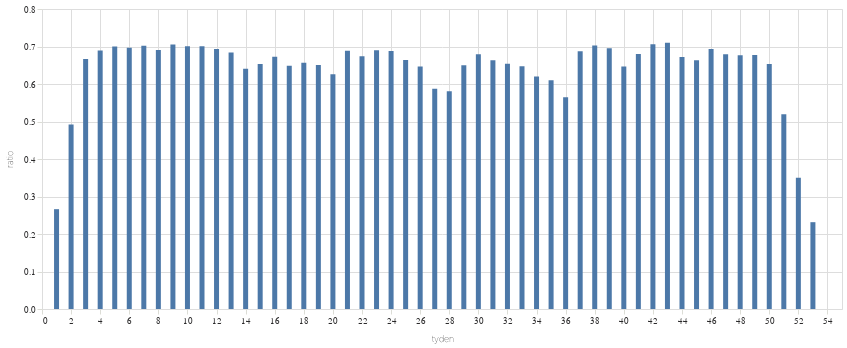

The notebook cell saved with this chart:
### Code cell
alt.Chart(
    vyvoj_ct1.filter(pl.col('rok').is_between(2008,2024)).group_by('tyden').agg(pl.col('ratio').median()), width=800
).mark_bar(
).encode(
    alt.X('tyden:Q'),
    alt.Y('ratio:Q')
)

### Figure 1 — Vega-Lite specification as saved in the notebook (floating-point values rounded to 4 significant figures)
{"config": {"title": {"font": "Noticia Text", "fontSize": 11.5, "anchor": "start", "lineHeight": 19, "fontWeight": "bolder", "subtitleFont": "Noticia Text", "subtitleFontSize": 10, "subtitleLineHeight": 15, "subtitlePadding": 10, "dy": -10, "color": "#292829", "subtitleColor": "#292829"}, "axis": {"labelFont": "Asap", "titleFont": "Asap", "fontWeight": "lighter", "titleFontWeight": "lighter", "labelFontSize": 9, "titleFontSize": 9, "labelPadding": 2, "titlePadding": 9, "domainOpacity": 0, "tickColor": "#DCDDD6", "labelColor": "#292829"}, "legend": {"labelFont": "Asap", "labelFontWeight": "normal", "titleFont": "Asap", "titleFontWeight": "normal", "labelFontSize": 9, "titleFontSize": 9, "labelColor": "#292829"}}, "data": {"name": "data-c241970ab0b305655e24f34e4e3f4f8a"}, "mark": {"type": "bar"}, "encoding": {"x": {"field": "tyden", "type": "quantitative"}, "y": {"field": "ratio", "type": "quantitative"}}, "width": 800, "$schema": "https://vega.github.io/schema/vega-lite/v5.8.0.json", "datasets": {"data-c241970ab0b305655e24f34e4e3f4f8a": [{"tyden": 45, "ratio": 0.6634}, {"tyden": 53, "ratio": 0.2315}, {"tyden": 1, "ratio": 0.2662}, {"tyden": 46, "ratio": 0.6931}, {"tyden": 18, "ratio": 0.6566}, {"tyden": 17, "ratio": 0.6484}, {"tyden": 13, "ratio": 0.6837}, {"tyden": 8, "ratio": 0.6907}, {"tyden": 7, "ratio": 0.7021}, {"tyden": 39, "ratio": 0.6952}, {"tyden": 6, "ratio": 0.697}, {"tyden": 32, "ratio": 0.6538}, {"tyden": 49, "ratio": 0.6771}, {"tyden": 24, "ratio": 0.688}, {"tyden": 38, "ratio": 0.703}, {"tyden": 52, "ratio": 0.35}, {"tyden": 14, "ratio": 0.6408}, {"tyden": 10, "ratio": 0.7006}, {"tyden": 51, "ratio": 0.5196}, {"tyden": 15, "ratio": 0.6535}, {"tyden": 35, "ratio": 0.6102}, {"tyden": 25, "ratio": 0.6637}, {"tyden": 19, "ratio": 0.6505}, {"tyden": 22, "ratio": 0.6739}, {"tyden": 20, "ratio": 0.6257}, {"tyden": 41, "ratio": 0.68}, {"tyden": 2, "ratio": 0.4918}, {"tyden": 29, "ratio": 0.65}, {"tyden": 23, "ratio": 0.6903}, {"tyden": 27, "ratio": 0.5873}, {"tyden": 33, "ratio": 0.6476}, {"tyden": 9, "ratio": 0.7053}, {"tyden": 12, "ratio": 0.6931}, {"tyden": 50, "ratio": 0.6535}, {"tyden": 4, "ratio": 0.6893}, {"tyden": 11, "ratio": 0.7009}, {"tyden": 37, "ratio": 0.6875}, {"tyden": 42, "ratio": 0.7059}, {"tyden": 44, "ratio": 0.6719}, {"tyden": 40, "ratio": 0.6466}, {"tyden": 48, "ratio": 0.6768}, {"tyden": 43, "ratio": 0.71}, {"tyden": 26, "ratio": 0.6466}, {"tyden": 30, "ratio": 0.6791}, {"tyden": 47, "ratio": 0.6792}, {"tyden": 3, "ratio": 0.6667}, {"tyden": 36, "ratio": 0.5648}, {"tyden": 28, "ratio": 0.5804}, {"tyden": 21, "ratio": 0.6889}, {"tyden": 5, "ratio": 0.7}, {"tyden": 31, "ratio": 0.6632}, {"tyden": 16, "ratio": 0.6727}, {"tyden": 34, "ratio": 0.62}]}}
